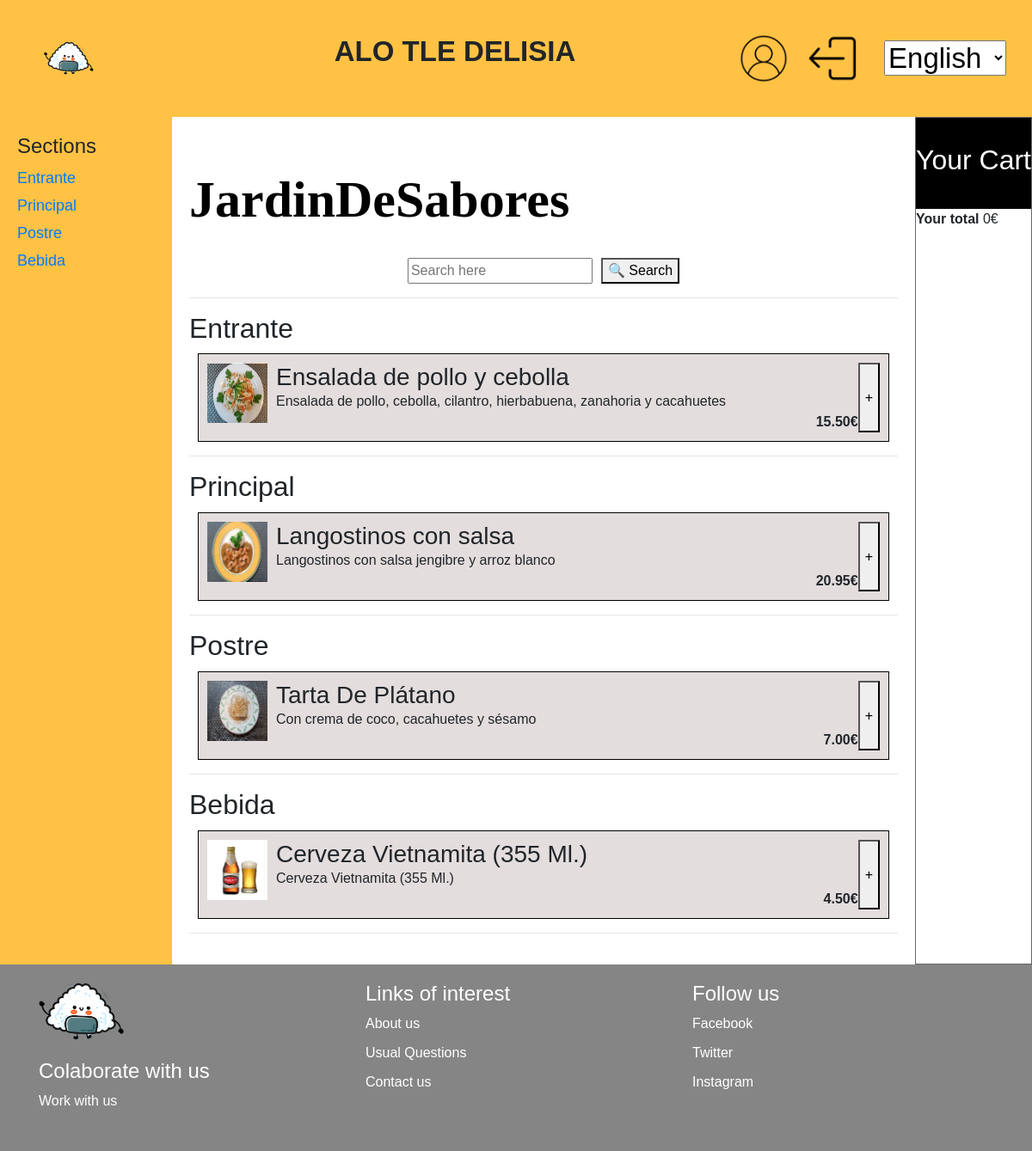
The app's page /restaurante/JardinDeSabores with its own data.
### myapp/models.py (models this page shows)
class TipoProducto(models.Model):
    idTipoProducto = models.AutoField(primary_key=True)
    nombre = models.CharField(max_length=255)
    descripcion=models.TextField()
    idRestaurante = models.ForeignKey(Restaurante, on_delete=models.CASCADE)

class Restaurante(models.Model):
    idRestaurante = models.AutoField(primary_key=True)
    nombre = models.CharField(max_length=255)
    ubicacion = models.CharField(max_length=255)
    horario = models.CharField(max_length=255)
    descripcion = models.TextField()
    idTipoRestaurante = models.ForeignKey(TipoRestaurante, on_delete=models.CASCADE)

class Producto(models.Model):
    idProducto = models.AutoField(primary_key=True)
    nombre = models.CharField(max_length=255)
    descripcionProducto = models.TextField()
    precio = models.DecimalField(max_digits=10, decimal_places=2)
    idTipoProducto = models.ForeignKey(TipoProducto, on_delete=models.CASCADE)
    idRestaurante = models.ForeignKey('Restaurante', on_delete=models.CASCADE)

### myapp/views.py (the view)
# urls.py: path(_('restaurante/'), restaurante, name='unRestaurante'),
def restaurante(request, nombreRestaurante):
    restaurante = get_object_or_404(Restaurante, nombre=nombreRestaurante)
    productos = Producto.objects.filter(idRestaurante=restaurante)
    categorias = TipoProducto.objects.filter(producto__idRestaurante=restaurante).distinct()
    restaurante_id = restaurante.idRestaurante
    username = request.user.username if request.user.is_authenticated else None
    context = {
        'restaurante': restaurante,
        'productos': productos,
        'categorias': categorias,
        'username': username,
        'restaurante_id': restaurante_id,
    }
    return render(request, 'unRestaurante.html', context)

### myapp/templates/myapp/unRestaurante.html (shortened to what this page needs)
{% extends 'base.html' %}
{% load i18n%}
{% block content %}
    {% load static %}
    <link rel="stylesheet" href="{% static 'css/stylePrincipal.css' %}">
    <link rel="stylesheet" href="{% static 'css/sushiDonosti.css' %}">
    <div class="wrapper">
        <aside class="lado">
            <h2>{% trans "Secciones" %}</h2>
            <ul>
                {% for categoria in categorias %}
                    <li><a href=#{{categoria.nombre}}>{{categoria.nombre}}</a></li>
                {% endfor %}
            </ul>
        </aside>
        <div class="main">
            <div class="primerBloque">
                <h1 class="restaurante">{{ restaurante.nombre }}</h1>
                <br>
                <div class="buscador">
                    <input type="text" class="buscar" placeholder="{% trans 'Busca aquí' %}">
                    <button class="search-button">&#128269; {% trans "Buscar" %}</button>
                </div>
            </div>
            <hr>
            <div class="contenedor-items">
                {% for tipo_producto in categorias %}
                    <div id="{{ tipo_producto.nombre }}">
                        <h2>{{ tipo_producto.nombre }}</h2>
                        {% for producto in restaurante.producto_set.all %}
                            {% if producto.idTipoProducto == tipo_producto %}
                            <div class="item">
                                <img src="{% static 'imagenes/' %}{{ producto.nombre|lower }}.png" alt="{{ producto.nombre }}" style="width: 70px; height: 70px;"class="img-item">
                                <div class="contenido-producto">
                                <h3 class="titulo-item">{{ producto.nombre }}</h3>
                                <p>{{ producto.descripcionProducto }}</p>
                                <p class="precio-item"><strong>{{ producto.precio }}€</strong></p>
                                </div>
                                <button class="boton-item">+</button>
                            </div>
                            {% endif %}
                        {% endfor %}
                    </div>
                    <hr>
                {% endfor %}
            </div>
        </div>
        <div class="carrito" id="carrito">
            <div class="header-carrito">
                <h2>{% trans "Tu Carrito" %}</h2>
            </div>
            <div class="carrito-total">
                <div class="fila">
                    <strong>{% trans "Tu Total" %}</strong>
                    <span class="carrito-precio-total">
                        0€
                    </span>
                </div>
            </div>
        </div>
    </div>
{% endblock %}

### myapp/static/css/stylePrincipal.css (style rules this page uses)
body { font-family: Arial; }
img { max-width: 100%; height: auto; }
h1 { color: black; font-family: serif; font-size: 60px; font-weight: 600; margin-top: 40px; }

### myapp/static/css/sushiDonosti.css (style rules this page uses)
.item { border: 1px solid #000000; padding: 10px; margin: 10px; display: flex; background-color: #e3dddd; }
.item img { width: 100%; height: auto; margin-right: 10px; }
.contenido-producto { flex-grow: 1; }
.contenido-producto h3, .contenido-producto p { margin: 0; }
.precio-item { font-weight: bold; text-align: right; }
.buscador { display: flex; align-items: center; justify-content: center; text-align: center; }
.buscar { margin-right: 10px; }
aside h2 { font-size: 24px; margin-bottom: 10px; }
aside ul { list-style: none; padding: 0; }
aside li { font-size: 18px; margin-bottom: 5px; }
.carrito { border: 1px solid #666; position: sticky !important; }
.carrito .header-carrito { background-color: #000; color: #fff; text-align: center; padding: 30px 0; }
.wrapper { display: flex; }
.main { flex-grow: 1; padding: 20px; width: 800px; }
aside { width: 200px; background-color: #ffc244; padding: 20px; }

### records on screen
TipoProducto: nombre "Entrante"
TipoProducto: nombre "Principal"
TipoProducto: nombre "Postre"
TipoProducto: nombre "Bebida"
Restaurante: nombre "JardinDeSabores"
Producto: shows a picture, nombre "Ensalada de pollo y cebolla", descripcionProducto "Ensalada de pollo, cebolla, cilantro, hierbabuena, zanahoria y cacahuetes", precio "15.50"
Producto: shows a picture, nombre "Langostinos con salsa", descripcionProducto "Langostinos con salsa jengibre y arroz blanco", precio "20.95"
Producto: shows a picture, nombre "Tarta De Plátano", descripcionProducto "Con crema de coco, cacahuetes y sésamo", precio "7.00"
Producto: shows a picture, nombre "Cerveza Vietnamita (355 Ml.)", descripcionProducto "Cerveza Vietnamita (355 Ml.)", precio "4.50"
